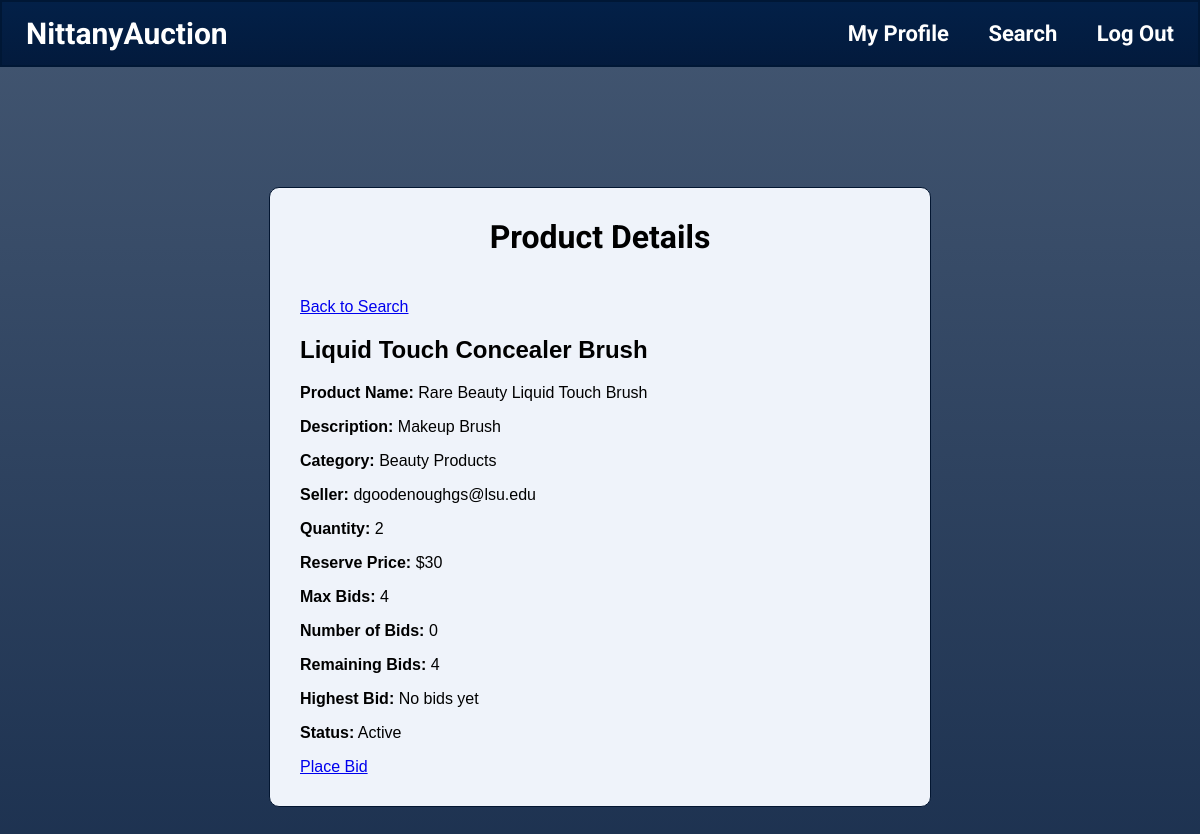
Page /product/104 (signed in) on the committed database.
### tables this page shows
CREATE TABLE Auction_Listing(seller_email TEXT,
                             listing_ID INTEGER PRIMARY KEY,
                             category TEXT,
                             auction_title TEXT,
                             product_name TEXT,
                             product_description TEXT,
                             quantity INTEGER,
                             reserve_price TEXT,
                             max_bids INTEGER,
                             status INTEGER,
                             FOREIGN KEY(seller_email) REFERENCES User(email),
                             FOREIGN KEY(category) REFERENCES Category(category_name));

### Starter_code_431w/app.py (the view)
@app.route('/product/<int:listing_id>')
def product_page(listing_id):
    if "email" not in session:
        session['login_error'] = 'Please log in first.'
        return redirect(url_for("login"))
    error = None
    product = None
    bid_count = 0
    highest_bid = None
    remaining_bids = 0
    try:
        with get_connection() as connection:
            product = connection.execute("""
                SELECT listing_ID, auction_title, product_name, product_description,
                       category, seller_email, quantity, reserve_price, max_bids, status
                FROM Auction_Listing
                WHERE listing_ID = ?
            """, (listing_id,)).fetchone()
            if not product:
                return render_template("product.html", error="Product not found.", product=None)
            bid_count_row = connection.execute(
                """
                SELECT COUNT(*) AS count
                FROM Bid
                WHERE listing_ID = ?
            """, (listing_id,)).fetchone()
            highest_bid_row = connection.execute(
                """
                SELECT MAX(bid_price) AS highest_bid
                FROM Bid
                WHERE listing_ID = ?
                """, (listing_id,)).fetchone()
            bid_count = bid_count_row["count"] if bid_count_row else 0
            highest_bid = highest_bid_row["highest_bid"] if highest_bid_row else None
            remaining_bids = product["max_bids"] - bid_count
    except sql.Error as e:
        print("Database error:", e)
        error = "Database error while loading product."
    return render_template(
        "product.html",
        product=product,
        bid_count=bid_count,
        highest_bid=highest_bid,
        remaining_bids=remaining_bids,
        error=error
    )

### Starter_code_431w/app.py (called while the page is built)
def get_connection():
    connection = sql.connect(DB_PATH)
    connection.row_factory = sql.Row
    return connection

### Starter_code_431w/templates/product.html (shortened to what this page needs)
<!DOCTYPE html>
<html>
<head>
</head>
<body>
{% include "banner.html" %}
    <div class="product-box">
    <h1>Product Details</h1>
    <a href="/search">Back to Search</a>
    {% if product %}
        <h2>{{ product['auction_title'] }}</h2>
        <p><strong>Product Name:</strong> {{ product['product_name'] }}</p>
        <p><strong>Description:</strong> {{ product['product_description'] }}</p>
        <p><strong>Category:</strong> {{ product['category'] }}</p>
        <p><strong>Seller:</strong> {{ product['seller_email'] }}</p>
        <p><strong>Quantity:</strong> {{ product['quantity'] }}</p>
        <p><strong>Reserve Price:</strong> {{ product['reserve_price'] }}</p>
        <p><strong>Max Bids:</strong> {{ product['max_bids'] }}</p>
        <p><strong>Number of Bids:</strong> {{ bid_count }}</p>
        <p><strong>Remaining Bids:</strong> {{ remaining_bids }}</p>
        {% if highest_bid %}
            <p><strong>Highest Bid:</strong> ${{ highest_bid }}</p>
        {% else %}
            <p><strong>Highest Bid:</strong> No bids yet</p>
        {% endif %}
        {% if product['status'] == 1 %}
            <p><strong>Status:</strong> Active</p>
            <a href="/bid/{{ product['listing_ID'] }}">Place Bid</a>
        {% else %}
            <p><strong>Status:</strong> Not Active</p>
        {% endif %}
    {% endif %}
    </div>
</body>
</html>

### Starter_code_431w/templates/banner.html (shortened to what this page needs)
<div class="banner">
    <div class="banner-left">
        <a href="/" class="brand">NittanyAuction</a>
    </div>
    <div class="banner-right">
        {% if session.get("email") %}
            <a href="{{ url_for('profile') }}">My Profile</a>
        {% endif %}
        <a href="{{ url_for('search') }}">Search</a>
        {% if session.get("email") %}
            <a href="{{ url_for('logout') }}">Log Out</a>
        {% else %}
            <a href="{{ url_for('login') }}">Log In</a>
        {% endif %}
    </div>
</div>

### Starter_code_431w/templates/product.html (style rules this page uses)
html, body { height: 100%; margin: 0; overflow: hidden; }
body { font-family: Arial, sans-serif; background-image: linear-gradient(rgba(4, 30, 66, 0.75), rgba(3, 26, 60, 0.91)), url("https://psu-gatsby-files-prod.s3.amazonaws.com/s3fs-public/styles/4_3_1500w/public/NL%20statue%20spring124.jpg?h=046da51e&itok=0t_5yVWj"); background-size: cover; background-position: center; background-repeat: no-repeat; }
.banner { background: linear-gradient(rgba(4, 33, 73, 0.75), rgba(3, 26, 60, 0.91)) #001E44; color: white; padding: 14px 24px; display: flex; justify-content: space-between; align-items: center; border: 2px solid #001735; }
.banner-left .brand { color: white; text-decoration: none; font-size: 30px; font-weight: bold; font-family: 'Roboto', sans-serif; }
.banner-right a { color: white; text-decoration: none; margin-left: 35px; font-size: 22px; font-weight: bold; font-family: 'Roboto', sans-serif; }
.product-box { width: 600px; margin: 120px auto; background: #eff3fa; padding: 30px; border: 1px solid #031631; border-radius: 10px; }
h1 { margin-top: 0; font-size: 32px; text-align: center; font-weight: bold; font-family: 'Roboto', sans-serif; margin-bottom: 42px; }

### rows in the picture
Auction_Listing: auction_title "Liquid Touch Concealer Brush", product_name "Rare Beauty Liquid Touch Brush", product_description "Makeup Brush", category "Beauty Products", seller_email "dgoodenoughgs@lsu.edu", quantity "2", reserve_price "$30", max_bids "4"

### other values in the picture
{{ bid_count }} "0"
{{ remaining_bids }} "4"
